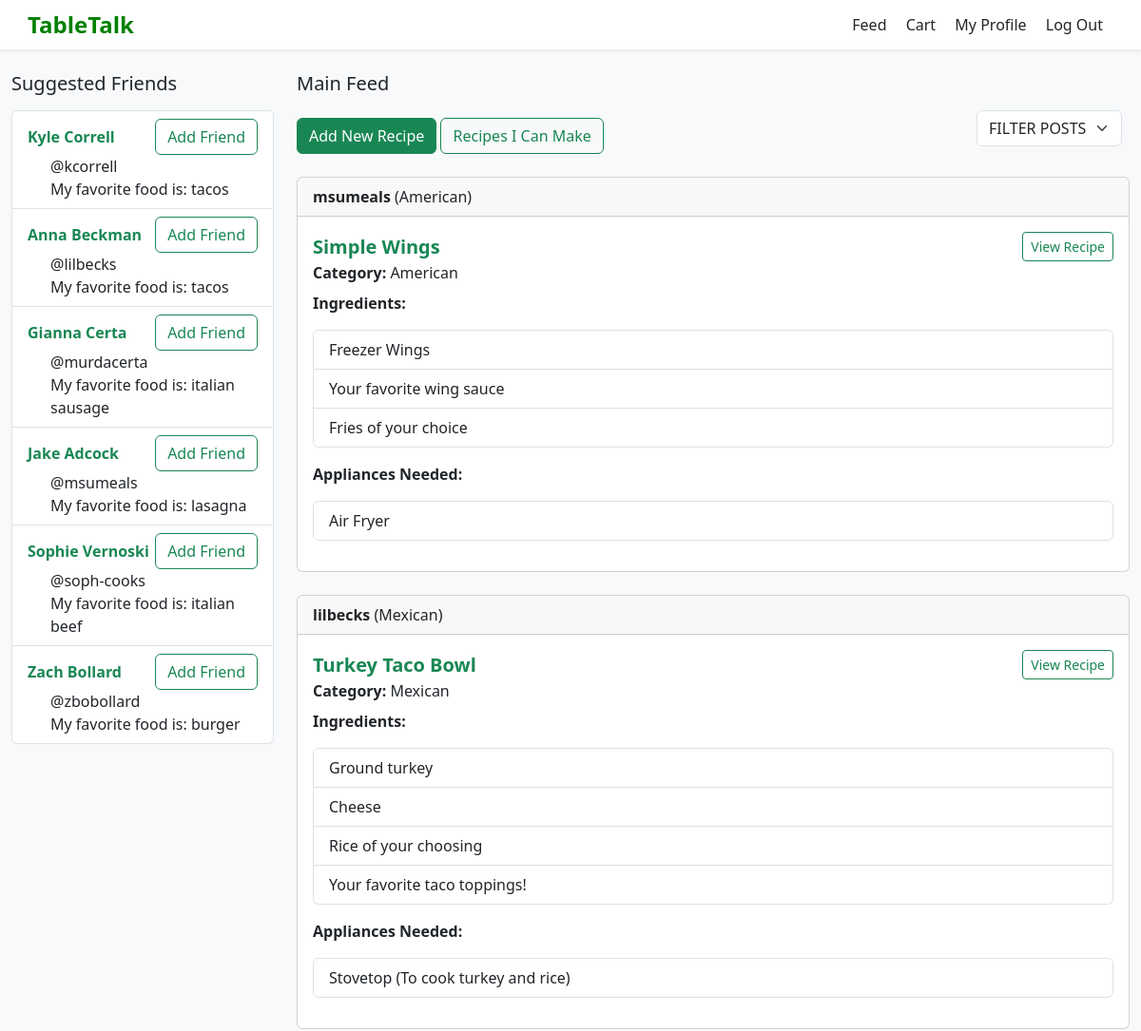
Before: /show_feed (signed in, upper part) with the older database file.
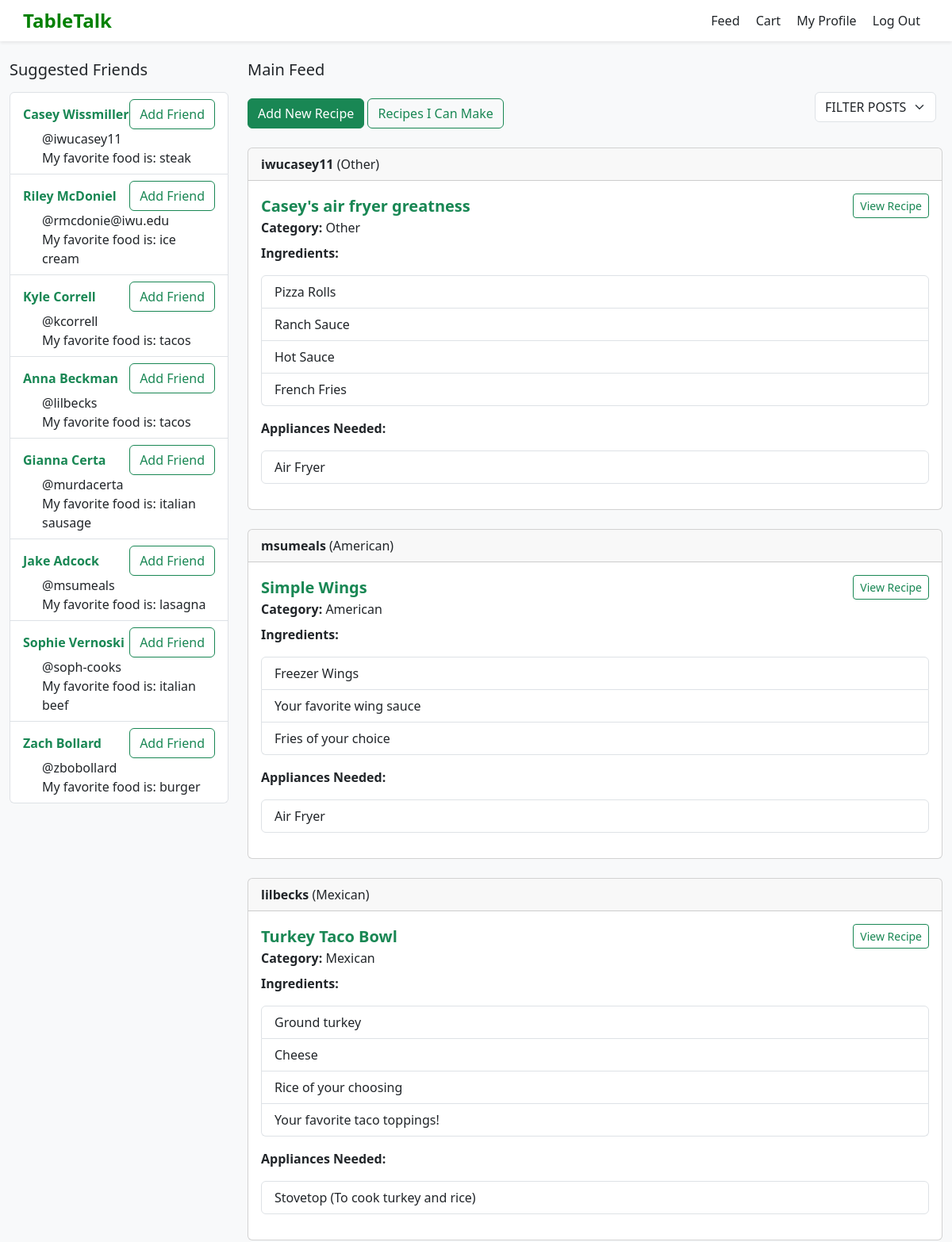
After: the same page with the newer database file.
### tables this page shows
CREATE TABLE users (
    id INTEGER PRIMARY KEY AUTOINCREMENT,
    username TEXT NOT NULL,
    password TEXT NOT NULL,
    first_name TEXT NOT NULL,
    last_name TEXT NOT NULL,
    favorite_food TEXT NOT NULL
, cart);

CREATE TABLE "posts" (
    id INTEGER PRIMARY KEY AUTOINCREMENT,
    title TEXT NOT NULL,
    category TEXT NOT NULL,
    user_id INTEGER NOT NULL,
    appliance_id INTEGER, username, ingredients, steps, appliances,  -- now optional
    -- include any other columns you had
    FOREIGN KEY (user_id) REFERENCES users(id)
);

### app.py (the view)
@app.route('/show_feed', methods=['GET', 'POST'])
def show_feed():
    if 'username' in session:
        db = get_db()
        username = session['username']
        user_row = db.execute('SELECT id FROM users WHERE username = ?', (username,)).fetchone()
        if not user_row:
            flash("User not found in database", "error")
            return redirect(url_for('login'))
        user_id = user_row['id']
        feed = db.execute('SELECT * FROM posts ORDER BY id DESC').fetchall()
        friends = db.execute('SELECT first_name, last_name, username, favorite_food FROM users WHERE id != ? ORDER BY id DESC', (user_id,)).fetchall()
        return render_template('main_feed.html', posts=feed, suggested_friends=friends)
    else:
        flash("Please log in to view the feed", "error")
        return render_template('login.html')

### app.py (called while the page is built)
def connect_db():
    rv = sqlite3.connect(app.config['DATABASE'])
    rv.row_factory = sqlite3.Row
    return rv

def get_db():
    if not hasattr(g, 'sqlite_db'):
        g.sqlite_db = connect_db()
    return g.sqlite_db

### templates/main_feed.html (shortened to what this page needs)
{% extends "layout.html" %}
{% block content %}
<div class="container-fluid mt-4">
  <div class="row">
    <div class="col-md-3">
      <h5 class="mb-3">Suggested Friends</h5>
      <ul class="list-group">
          {% for friend in suggested_friends %}
              <li class="list-group-item">
                <div class="d-flex justify-content-between align-items-center">
                  <a href="{{ url_for('show_user_profile', username=friend.username) }}" class="text-success text-decoration-none">
                    <strong>{{ friend.first_name }} {{ friend.last_name }}</strong>
                  </a>
                  <button class="btn btn-outline-success">Add Friend</button>
                </div>
                <div class="ms-4" style="text-align: left">@{{ friend.username }}</div>
                <div class="ms-4"style="text-align: left">My favorite food is: {{ friend.favorite_food }}</div>
              </li>
          {% endfor %}
      </ul>
    </div>
    <div class="col-md-9">
      <h5 class="mb-3">Main Feed</h5>
      <div class="d-flex justify-content-between align-items-center mb-3">
        <div>
          <button type="button" class="btn btn-success" data-bs-toggle="modal" data-bs-target="#recipeModal">
            Add New Recipe
          </button>
          <a href="{{ url_for('filter_by_appliances') }}" class="btn btn-outline-success">
            Recipes I Can Make
          </a>
        </div>
        <form method="get" action="{{ url_for('filter_posts') }}" class="d-flex align-items-center mb-3">
          <select name="filter_category" class="form-select w-auto me-2" data-role="filter">
            <option value="FILTER POSTS" {% if selected_category == 'FILTER POSTS' or not selected_category %}selected{% endif %}>FILTER POSTS</option>
          </select>
        </form>
      </div>
      {% for post in posts %}
      <div class="card mb-4">
        <div class="card-header">
          <strong>{{ post.username }}</strong> ({{ post.category }})
        </div>
        <div class="card-body">
          <div class="d-flex justify-content-between align-items-center">
              <h5 class="card-title text-success fw-bold mb-0">{{ post.title }}</h5>
              <a href="{{ url_for('view_recipe', recipe_id=post.id) }}" class="btn btn-outline-success btn-sm">View Recipe</a>
          </div>
          <div class="mb-2"><strong>Category:</strong> {{ post.category }}</div>
          <p><strong>Ingredients:</strong></p>
          <ul class="list-group mb-3">
            {% for ingredient in post.ingredients.split('\n') %}
            <li class="list-group-item">{{ ingredient }}</li>
            {% endfor %}
          </ul>
          <p><strong>Appliances Needed:</strong></p>
          <ul class="list-group mb-3">
            {% for appliance in post.appliances.split('\n') %}
            <li class="list-group-item">{{ appliance }}</li>
            {% endfor %}
          </ul>
        </div>
      </div>
      {% endfor %}
    </div>
  </div>
</div>
{% endblock %}

### templates/layout.html (shortened to what this page needs)
<!DOCTYPE html>
<html lang="en">
<head>
    <link href="https://cdn.jsdelivr.net/npm/bootstrap@5.3.2/dist/css/bootstrap.min.css" rel="stylesheet">
</head>
<body>
    <nav class="navbar navbar-light bg-white shadow-sm px-4">
        <span class="logo">
             TableTalk
        </span>
        <div>
            <a href="{{ url_for('show_feed') }}" class="nav-link d-inline-block me-3">Feed</a>
            <a href="{{ url_for('show_cart') }}" class="nav-link d-inline-block me-3">Cart</a>
            <a href="{{ url_for('my_profile') }}" class="nav-link d-inline-block me-3">My Profile</a>
            <a href="{{ url_for('logout') }}" class="nav-link d-inline-block me-3">Log Out</a>
        </div>
    </nav>
    {% block content %}
    {% endblock %}
</body>
</html>

### templates/layout.html (style rules this page uses)
body { background-color: #f8f9fa; }
.logo { font-size: 1.5rem; font-weight: bold; color: green; }

Changed rows visible on the page:
added users: first_name "Casey", last_name "Wissmiller", username "iwucasey11", favorite_food "steak"
added users: first_name "Riley", last_name "McDoniel", username "rmcdonie@iwu.edu", favorite_food "ice cream"
added posts: username "iwucasey11", category "Other", title "Casey's air fryer greatness", ingredient "Pizza Rolls" "Ranch Sauce" "Hot Sauce" "French Fries", appliances "Air Fryer"
